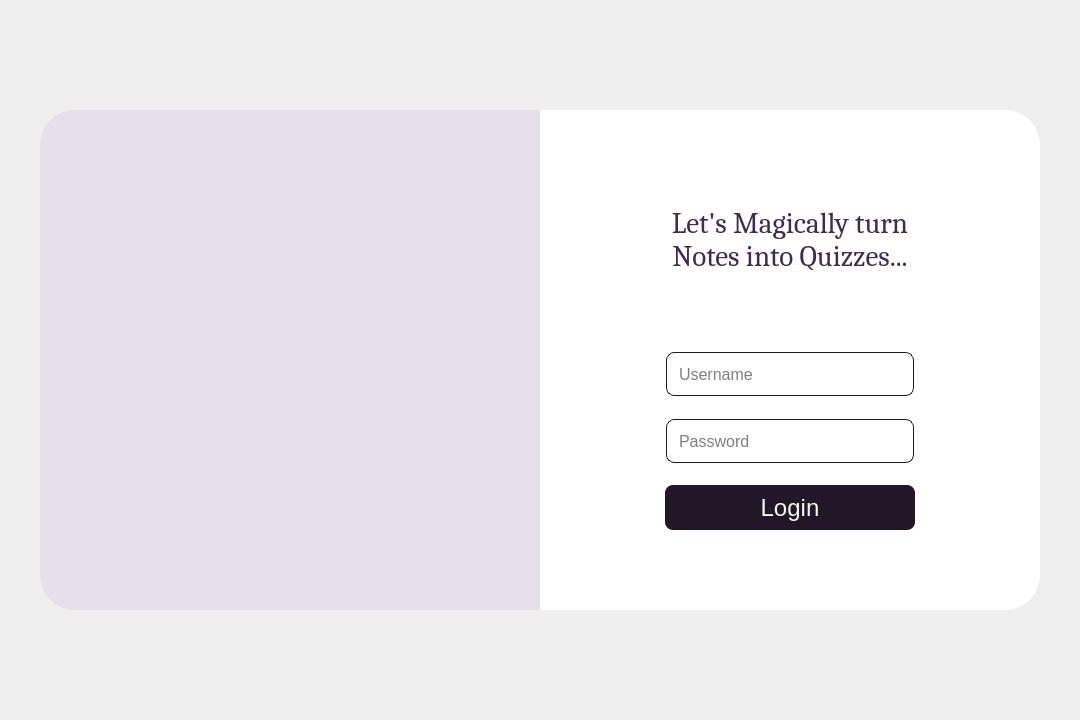
<?xml version="1.0" encoding="UTF-8"?>
<ui version="4.0">
 <class>MainWindow</class>
 <widget class="QMainWindow" name="MainWindow">
  <property name="geometry">
   <rect>
    <x>0</x>
    <y>0</y>
    <width>1080</width>
    <height>720</height>
   </rect>
  </property>
  <property name="sizePolicy">
   <sizepolicy hsizetype="Expanding" vsizetype="Expanding">
    <horstretch>0</horstretch>
    <verstretch>0</verstretch>
   </sizepolicy>
  </property>
  <property name="windowTitle">
   <string>MainWindow</string>
  </property>
  <property name="styleSheet">
   <string notr="true">border-radius: 35px;</string>
  </property>
  <widget class="QWidget" name="centralwidget">
   <property name="enabled">
    <bool>true</bool>
   </property>
   <layout class="QVBoxLayout" name="verticalLayout">
    <property name="spacing">
     <number>15</number>
    </property>
    <property name="leftMargin">
     <number>30</number>
    </property>
    <property name="rightMargin">
     <number>30</number>
    </property>
    <item alignment="Qt::AlignmentFlag::AlignHCenter|Qt::AlignmentFlag::AlignVCenter">
     <widget class="QFrame" name="body_container">
      <property name="minimumSize">
       <size>
        <width>1000</width>
        <height>500</height>
       </size>
      </property>
      <property name="maximumSize">
       <size>
        <width>1116</width>
        <height>500</height>
       </size>
      </property>
      <property name="styleSheet">
       <string notr="true">background-color: #e8dfec;</string>
      </property>
      <layout class="QHBoxLayout" name="horizontalLayout">
       <property name="spacing">
        <number>2</number>
       </property>
       <property name="leftMargin">
        <number>0</number>
       </property>
       <property name="topMargin">
        <number>0</number>
       </property>
       <property name="rightMargin">
        <number>0</number>
       </property>
       <property name="bottomMargin">
        <number>0</number>
       </property>
       <item alignment="Qt::AlignmentFlag::AlignHCenter">
        <widget class="QLabel" name="Logo">
         <property name="sizePolicy">
          <sizepolicy hsizetype="Maximum" vsizetype="Maximum">
           <horstretch>0</horstretch>
           <verstretch>0</verstretch>
          </sizepolicy>
         </property>
         <property name="minimumSize">
          <size>
           <width>200</width>
           <height>200</height>
          </size>
         </property>
         <property name="maximumSize">
          <size>
           <width>200</width>
           <height>200</height>
          </size>
         </property>
         <property name="layoutDirection">
          <enum>Qt::LayoutDirection::LeftToRight</enum>
         </property>
         <property name="styleSheet">
          <string notr="true">border-radius: 18px;</string>
         </property>
         <property name="text">
          <string/>
         </property>
         <property name="scaledContents">
          <bool>true</bool>
         </property>
         <property name="alignment">
          <set>Qt::AlignmentFlag::AlignCenter</set>
         </property>
        </widget>
       </item>
       <item>
        <widget class="QFrame" name="frame">
         <property name="sizePolicy">
          <sizepolicy hsizetype="Maximum" vsizetype="Maximum">
           <horstretch>0</horstretch>
           <verstretch>0</verstretch>
          </sizepolicy>
         </property>
         <property name="minimumSize">
          <size>
           <width>500</width>
           <height>500</height>
          </size>
         </property>
         <property name="maximumSize">
          <size>
           <width>550</width>
           <height>500</height>
          </size>
         </property>
         <property name="styleSheet">
          <string notr="true">background-color: #ffffff;
border-top-left-radius: 0;
border-bottom-left-radius: 0;
</string>
         </property>
         <layout class="QVBoxLayout" name="LoginForm">
          <property name="spacing">
           <number>0</number>
          </property>
          <property name="sizeConstraint">
           <enum>QLayout::SizeConstraint::SetMaximumSize</enum>
          </property>
          <property name="leftMargin">
           <number>0</number>
          </property>
          <property name="topMargin">
           <number>50</number>
          </property>
          <property name="rightMargin">
           <number>0</number>
          </property>
          <property name="bottomMargin">
           <number>50</number>
          </property>
          <item alignment="Qt::AlignmentFlag::AlignHCenter|Qt::AlignmentFlag::AlignVCenter">
           <widget class="QLabel" name="slogan_label">
            <property name="sizePolicy">
             <sizepolicy hsizetype="Minimum" vsizetype="Minimum">
              <horstretch>0</horstretch>
              <verstretch>0</verstretch>
             </sizepolicy>
            </property>
            <property name="minimumSize">
             <size>
              <width>250</width>
              <height>40</height>
             </size>
            </property>
            <property name="maximumSize">
             <size>
              <width>250</width>
              <height>60</height>
             </size>
            </property>
            <property name="font">
             <font>
              <family>Cambria</family>
              <pointsize>22</pointsize>
              <bold>false</bold>
             </font>
            </property>
            <property name="styleSheet">
             <string notr="true">color: #3E2B56;</string>
            </property>
            <property name="lineWidth">
             <number>1</number>
            </property>
            <property name="text">
             <string>Let's Magically turn Notes into Quizzes...</string>
            </property>
            <property name="alignment">
             <set>Qt::AlignmentFlag::AlignCenter</set>
            </property>
            <property name="wordWrap">
             <bool>true</bool>
            </property>
           </widget>
          </item>
          <item alignment="Qt::AlignmentFlag::AlignHCenter|Qt::AlignmentFlag::AlignTop">
           <widget class="QFrame" name="verticalFrame">
            <property name="sizePolicy">
             <sizepolicy hsizetype="Minimum" vsizetype="Minimum">
              <horstretch>0</horstretch>
              <verstretch>0</verstretch>
             </sizepolicy>
            </property>
            <property name="minimumSize">
             <size>
              <width>250</width>
              <height>240</height>
             </size>
            </property>
            <property name="maximumSize">
             <size>
              <width>250</width>
              <height>240</height>
             </size>
            </property>
            <layout class="QVBoxLayout" name="verticalLayout_2">
             <property name="spacing">
              <number>20</number>
             </property>
             <property name="leftMargin">
              <number>0</number>
             </property>
             <property name="topMargin">
              <number>30</number>
             </property>
             <property name="rightMargin">
              <number>0</number>
             </property>
             <property name="bottomMargin">
              <number>30</number>
             </property>
             <item alignment="Qt::AlignmentFlag::AlignHCenter|Qt::AlignmentFlag::AlignVCenter">
              <widget class="QLineEdit" name="User_name_txtfield">
               <property name="sizePolicy">
                <sizepolicy hsizetype="Maximum" vsizetype="Minimum">
                 <horstretch>0</horstretch>
                 <verstretch>0</verstretch>
                </sizepolicy>
               </property>
               <property name="minimumSize">
                <size>
                 <width>250</width>
                 <height>46</height>
                </size>
               </property>
               <property name="maximumSize">
                <size>
                 <width>250</width>
                 <height>46</height>
                </size>
               </property>
               <property name="font">
                <font>
                 <pointsize>12</pointsize>
                </font>
               </property>
               <property name="autoFillBackground">
                <bool>false</bool>
               </property>
               <property name="styleSheet">
                <string notr="true">border: 1px solid #211726;
border-radius: 8px;
padding: 10px;
margin: 1px;</string>
               </property>
               <property name="frame">
                <bool>false</bool>
               </property>
               <property name="cursorPosition">
                <number>0</number>
               </property>
               <property name="placeholderText">
                <string>Username</string>
               </property>
              </widget>
             </item>
             <item alignment="Qt::AlignmentFlag::AlignHCenter|Qt::AlignmentFlag::AlignVCenter">
              <widget class="QLineEdit" name="Password_txtfield">
               <property name="sizePolicy">
                <sizepolicy hsizetype="Maximum" vsizetype="Minimum">
                 <horstretch>0</horstretch>
                 <verstretch>0</verstretch>
                </sizepolicy>
               </property>
               <property name="minimumSize">
                <size>
                 <width>250</width>
                 <height>46</height>
                </size>
               </property>
               <property name="maximumSize">
                <size>
                 <width>250</width>
                 <height>46</height>
                </size>
               </property>
               <property name="font">
                <font>
                 <pointsize>12</pointsize>
                </font>
               </property>
               <property name="styleSheet">
                <string notr="true">border: 1px solid #211726;
border-radius: 8px;
padding: 10px;
margin: 1px;</string>
               </property>
               <property name="echoMode">
                <enum>QLineEdit::EchoMode::Password</enum>
               </property>
               <property name="placeholderText">
                <string>Password</string>
               </property>
              </widget>
             </item>
             <item>
              <widget class="QPushButton" name="Login_Btn">
               <property name="sizePolicy">
                <sizepolicy hsizetype="Maximum" vsizetype="Minimum">
                 <horstretch>0</horstretch>
                 <verstretch>0</verstretch>
                </sizepolicy>
               </property>
               <property name="minimumSize">
                <size>
                 <width>250</width>
                 <height>45</height>
                </size>
               </property>
               <property name="maximumSize">
                <size>
                 <width>250</width>
                 <height>45</height>
                </size>
               </property>
               <property name="sizeIncrement">
                <size>
                 <width>0</width>
                 <height>0</height>
                </size>
               </property>
               <property name="font">
                <font>
                 <family>Segoe UI</family>
                 <pointsize>18</pointsize>
                 <bold>false</bold>
                </font>
               </property>
               <property name="cursor">
                <cursorShape>PointingHandCursor</cursorShape>
               </property>
               <property name="focusPolicy">
                <enum>Qt::FocusPolicy::TabFocus</enum>
               </property>
               <property name="autoFillBackground">
                <bool>false</bool>
               </property>
               <property name="styleSheet">
                <string notr="true">background-color: #211726;
border-radius: 8px;
color: #FAF6F0;</string>
               </property>
               <property name="text">
                <string>Login</string>
               </property>
               <property name="default">
                <bool>false</bool>
               </property>
               <property name="flat">
                <bool>false</bool>
               </property>
              </widget>
             </item>
            </layout>
           </widget>
          </item>
         </layout>
        </widget>
       </item>
      </layout>
     </widget>
    </item>
   </layout>
  </widget>
 </widget>
 <resources/>
 <connections/>
</ui>
